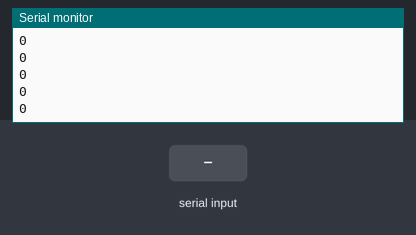
Bench run of a sketch on a simulated Arduino Uno, built with avr-gcc and run on an emulated ATmega328P. Parts: the last lines printed to the serial monitor. The inputs (shaded band) are chosen by the test bench.

Above: at 1.2 s.
1.3 s: "90,45,200\n" received over Serial
At 1.9 s:
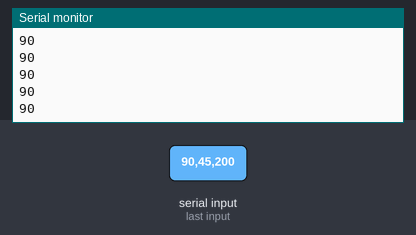
2.8 s: "30,150,10\n" received over Serial
At 3.5 s:
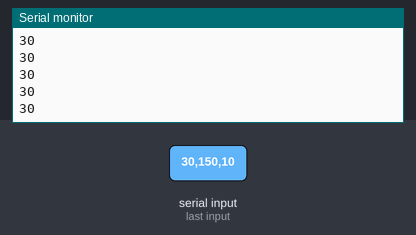
Timing chart, 0 to 5.8 s (numbered marks = the images above; inputs shaded):
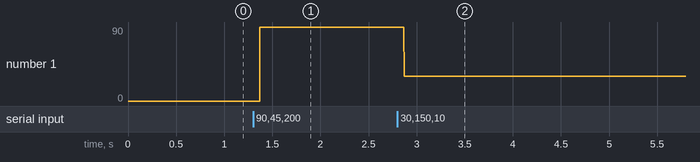

The sketch:

string_seperation.ino
```cpp
String data;
int vars[] = {0,0,0,0,0,0,0,0,0};

void setup(){
  Serial.begin(9600);
}

void loop(){
  while(Serial.available()){
    delay(2);
    char datac = Serial.read();
    data += datac;
  }
  if(data != ""){
    char* delimeter = ",";
    char* token = strtok(data.c_str(),delimeter);
    int counter = 0;
    while( token != NULL ) {
      //Serial.println(atoi(token));
      vars[counter] = atoi(token);
      token = strtok(NULL,delimeter);
      counter++;
    }
  }
  data="";

 Serial.println(vars[0]);

}
```

Measured:
- after the input at 1.3 s, the serial monitor: prints a new line after 0.07 s (image 1)
- after the input at 2.8 s, the serial monitor: prints a new line after 0.07 s (image 2)
- plotted number 1: 0 → 90 after the input at 1.3 s, 90 → 30 after the input at 2.8 s
